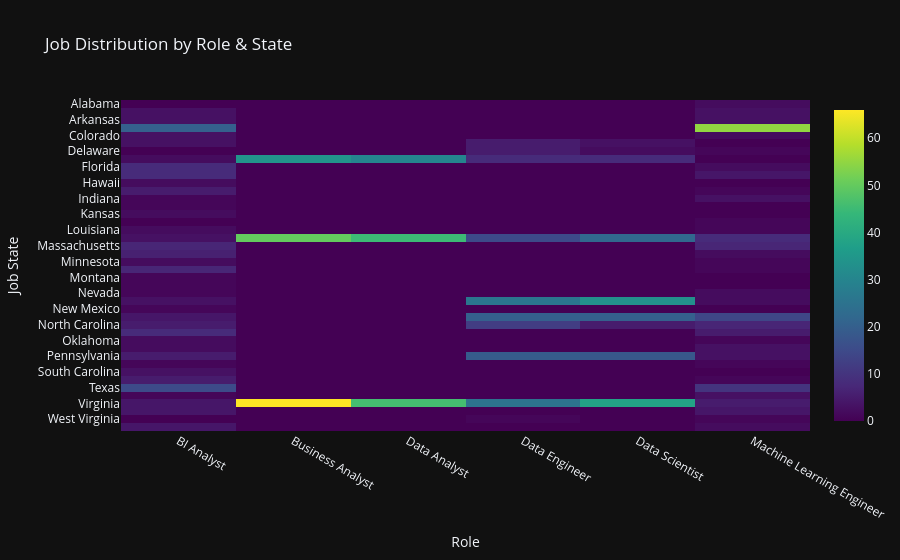

The cell this chart's notebook holds for it:
### Code cell
# Heatmap: Job Distribution by Role and State
pivot = (df[df["Job State"] != "Unknown"]
         .groupby(["Job State", "Role"])
         .size()
         .unstack(fill_value=0))

fig = px.imshow(pivot, color_continuous_scale="viridis",
                title="Job Distribution by Role & State",
                template="plotly_dark", aspect="auto")
fig.write_image("charts/05_role_state_heatmap.png")
fig.show()

### Figure 1 — Plotly figure (JSON) as saved in the notebook; plotly's stock layout.template omitted (floating-point values rounded to 4 significant figures; data arrays with more than 128 entries replaced by an {"elided": "..."} marker saying what was removed)
{"data": [{"coloraxis": "coloraxis", "hovertemplate": "Role: %{x}<br>Job State: %{y}<br>color: %{z}<extra></extra>", "name": "0", "type": "heatmap", "x": ["BI Analyst", "Business Analyst", "Data Analyst", "Data Engineer", "Data Scientist", "Machine Learning Engineer"], "xaxis": "x", "y": ["Alabama", "Arizona", "Arkansas", "California", "Colorado", "Connecticut", "Delaware", "District Of Columbia", "Florida", "Georgia", "Hawaii", "Illinois", "Indiana", "Iowa", "Kansas", "Kentucky", "Louisiana", "Maryland", "Massachusetts", "Michigan", "Minnesota", "Missouri", "Montana", "Nebraska", "Nevada", "New Jersey", "New Mexico", "New York", "North Carolina", "Ohio", "Oklahoma", "Oregon", "Pennsylvania", "Rhode Island", "South Carolina", "Tennessee", "Texas", "Utah", "Virginia", "Washington", "West Virginia", "Wisconsin"], "yaxis": "y", "z": {"elided": "42x6 int values"}}], "layout": {"coloraxis": {"colorscale": [[0, "#440154"], [0.1111, "#482878"], [0.2222, "#3e4989"], [0.3333, "#31688e"], [0.4444, "#26828e"], [0.5556, "#1f9e89"], [0.6667, "#35b779"], [0.7778, "#6ece58"], [0.8889, "#b5de2b"], [1, "#fde725"]]}, "title": {"text": "Job Distribution by Role & State"}, "xaxis": {"anchor": "y", "domain": [0, 1], "title": {"text": "Role"}}, "yaxis": {"anchor": "x", "autorange": "reversed", "domain": [0, 1], "title": {"text": "Job State"}}}}
